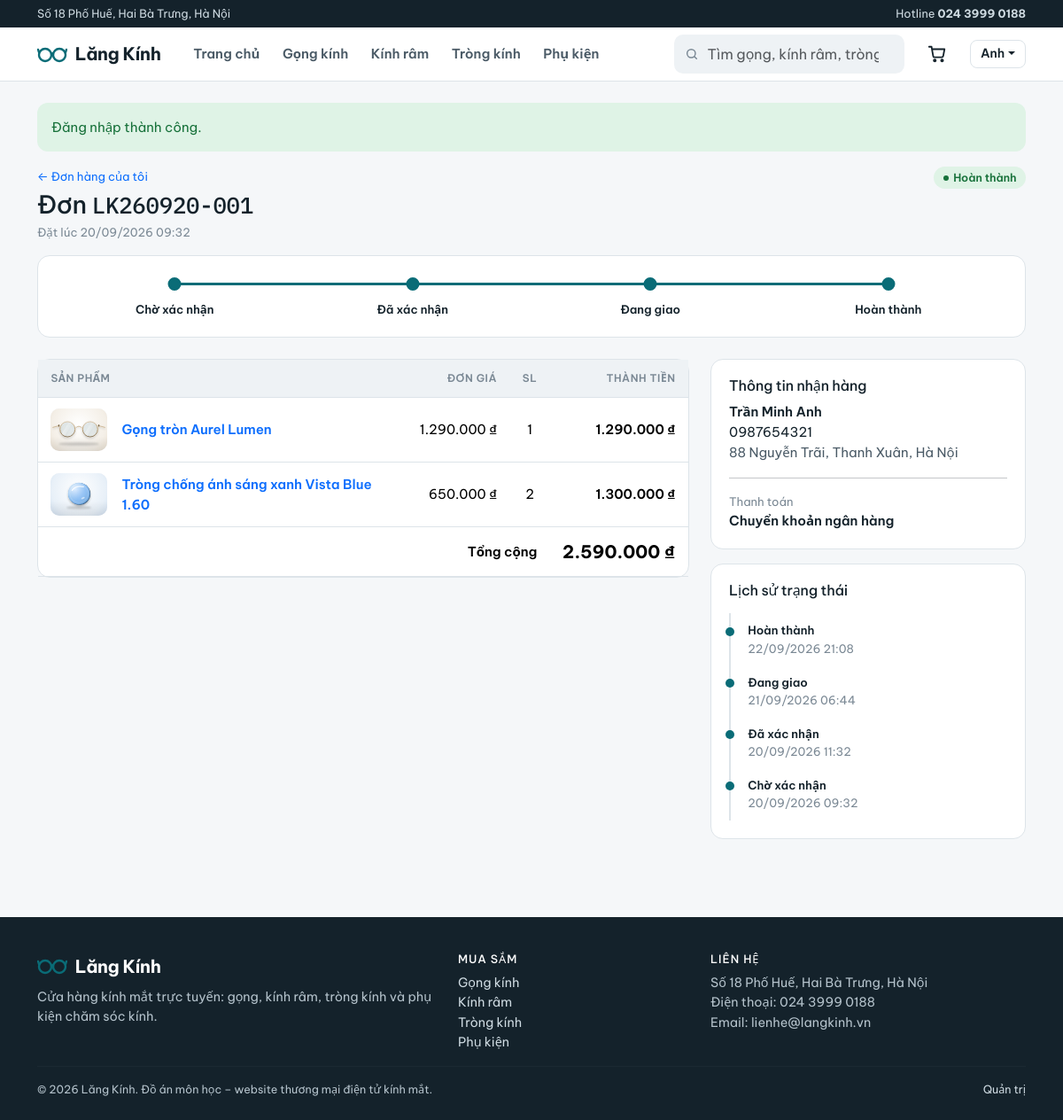
Screenshot of /public/don-hang/1 (signed in) with the database file from the repository.
### tables this page shows
CREATE TABLE categories (
  id          INT UNSIGNED NOT NULL AUTO_INCREMENT,
  name        VARCHAR(100) NOT NULL,
  description VARCHAR(255) NOT NULL DEFAULT '',
  status      ENUM('visible','hidden') NOT NULL DEFAULT 'visible',
  created_at  DATETIME NOT NULL DEFAULT CURRENT_TIMESTAMP,
  PRIMARY KEY (id),
  UNIQUE KEY uq_categories_name (name)
);

CREATE TABLE users (
  id            INT UNSIGNED NOT NULL AUTO_INCREMENT,
  name          VARCHAR(100) NOT NULL,
  email         VARCHAR(150) NOT NULL,
  phone         VARCHAR(20)  NOT NULL DEFAULT '',
  address       VARCHAR(255) NOT NULL DEFAULT '',
  password_hash VARCHAR(255) NOT NULL,                        
  role          ENUM('customer','admin') NOT NULL DEFAULT 'customer',
  status        ENUM('active','locked')  NOT NULL DEFAULT 'active',
  created_at    DATETIME NOT NULL DEFAULT CURRENT_TIMESTAMP,
  updated_at    DATETIME NOT NULL DEFAULT CURRENT_TIMESTAMP ON UPDATE CURRENT_TIMESTAMP,
  PRIMARY KEY (id),
  UNIQUE KEY uq_users_email (email)
);

CREATE TABLE orders (
  id               INT UNSIGNED NOT NULL AUTO_INCREMENT,
  code             VARCHAR(20)  NOT NULL,                      
  user_id          INT UNSIGNED NOT NULL,
  receiver_name    VARCHAR(100) NOT NULL,
  receiver_phone   VARCHAR(20)  NOT NULL,
  receiver_address VARCHAR(255) NOT NULL,
  note             VARCHAR(500) NOT NULL DEFAULT '',
  payment_method   ENUM('cod','bank') NOT NULL DEFAULT 'cod',
  total_amount     DECIMAL(14,0) UNSIGNED NOT NULL,
  status           ENUM('pending','confirmed','shipping','done','cancelled') NOT NULL DEFAULT 'pending',
  created_at       DATETIME NOT NULL DEFAULT CURRENT_TIMESTAMP,
  updated_at       DATETIME NOT NULL DEFAULT CURRENT_TIMESTAMP ON UPDATE CURRENT_TIMESTAMP,
  PRIMARY KEY (id),
  UNIQUE KEY uq_orders_code (code),
  KEY idx_orders_user (user_id),
  KEY idx_orders_status_created (status, created_at),
  CONSTRAINT fk_orders_user FOREIGN KEY (user_id) REFERENCES users (id) ON DELETE RESTRICT
);

CREATE TABLE order_details (
  id           INT UNSIGNED NOT NULL AUTO_INCREMENT,
  order_id     INT UNSIGNED NOT NULL,
  product_id   INT UNSIGNED NOT NULL,
  product_name VARCHAR(200) NOT NULL,
  unit_price   DECIMAL(12,0) UNSIGNED NOT NULL,
  quantity     INT UNSIGNED NOT NULL,
  PRIMARY KEY (id),
  KEY idx_details_order (order_id),
  KEY idx_details_product (product_id),
  CONSTRAINT fk_details_order   FOREIGN KEY (order_id)   REFERENCES orders (id)   ON DELETE RESTRICT,
  CONSTRAINT fk_details_product FOREIGN KEY (product_id) REFERENCES products (id) ON DELETE RESTRICT
);

CREATE TABLE order_status_logs (
  id         INT UNSIGNED NOT NULL AUTO_INCREMENT,
  order_id   INT UNSIGNED NOT NULL,
  old_status ENUM('pending','confirmed','shipping','done','cancelled') NULL,
  new_status ENUM('pending','confirmed','shipping','done','cancelled') NOT NULL,
  changed_by INT UNSIGNED NOT NULL,
  changed_at DATETIME NOT NULL DEFAULT CURRENT_TIMESTAMP,
  PRIMARY KEY (id),
  KEY idx_logs_order (order_id),
  CONSTRAINT fk_logs_order FOREIGN KEY (order_id)   REFERENCES orders (id) ON DELETE RESTRICT,
  CONSTRAINT fk_logs_user  FOREIGN KEY (changed_by) REFERENCES users (id)  ON DELETE RESTRICT
);

### app/views/account/order_show.php (the view, shortened to what the rows shown need)
<?php
$flow = ['pending', 'confirmed', 'shipping', 'done'];
$cancelled = $o['status'] === 'cancelled';
$reached = array_column($logs, 'new_status');
?>
<div class="d-flex justify-content-between align-items-start flex-wrap gap-2 mb-3">
  <div>
    <a class="small" href="<?= url('/don-hang') ?>">← Đơn hàng của tôi</a>
    <h1 class="h3 mb-1 mt-1">Đơn <span class="mono"><?= e($o['code']) ?></span></h1>
    <div class="text-mute small">Đặt lúc <?= fdatetime($o['created_at']) ?></div>
  </div>
  <div><?= status_pill($o['status']) ?></div>
</div>
<div class="lk-card lk-card-pad mb-4">
  <ol class="steps">
    <?php foreach ($flow as $s):
        $cls = in_array($s, $reached, true) && !($cancelled && $s !== 'pending') ? 'done' : '';
        if ($cancelled && $s === 'pending') { $cls = 'done'; } ?>
      <li class="<?= $cls ?>"><?= e(Order::STATUS[$s]) ?></li>
    <?php endforeach; ?>
  </ol>
</div>
<div class="row g-4">
  <div class="col-lg-8">
    <div class="lk-card mb-4">
      <div class="table-wrap">
        <table class="table">
          <thead><tr><th>Sản phẩm</th><th class="text-end">Đơn giá</th><th class="text-center">SL</th><th class="text-end">Thành tiền</th></tr></thead>
          <tbody>
          <?php foreach ($items as $it): ?>
            <tr>
              <td>
                <div class="d-flex gap-3 align-items-center">
                  <img class="cart-img" style="width:64px" src="<?= e(product_img($it['image'])) ?>" alt="">
                  <a class="fw-semibold" href="<?= url('/san-pham/' . $it['product_id']) ?>"><?= e($it['product_name']) ?></a>
                </div>
              </td>
              <td class="text-end num"><?= vnd($it['unit_price']) ?></td>
              <td class="text-center"><?= (int)$it['quantity'] ?></td>
              <td class="text-end num fw-semibold"><?= vnd($it['unit_price'] * $it['quantity']) ?></td>
            </tr>
          <?php endforeach; ?>
          </tbody>
          <tfoot>
            <tr><td colspan="3" class="text-end fw-semibold">Tổng cộng</td><td class="text-end num fw-bold fs-5"><?= vnd($o['total_amount']) ?></td></tr>
          </tfoot>
        </table>
      </div>
    </div>
  </div>
  <div class="col-lg-4">
    <div class="lk-card lk-card-pad mb-3">
      <h2 class="h6">Thông tin nhận hàng</h2>
      <div class="fw-semibold"><?= e($o['receiver_name']) ?></div>
      <div><?= e($o['receiver_phone']) ?></div>
      <div class="text-ink2"><?= e($o['receiver_address']) ?></div>
      <hr>
      <div class="small text-mute">Thanh toán</div>
      <div class="fw-semibold"><?= e(Order::PAY[$o['payment_method']] ?? '') ?></div>
    </div>
    <div class="lk-card lk-card-pad">
      <h2 class="h6 mb-3">Lịch sử trạng thái</h2>
      <ul class="log-list">
        <?php foreach (array_reverse($logs) as $l): ?>
          <li>
            <div class="fw-semibold small"><?= e(Order::STATUS[$l['new_status']]) ?></div>
            <div class="small text-mute"><?= fdatetime($l['changed_at']) ?></div>
          </li>
        <?php endforeach; ?>
      </ul>
    </div>
  </div>
</div>

### app/core/helpers.php (shortened to what the rows shown need)
<?php
function e($value): string
{
    return htmlspecialchars((string)($value ?? ''), ENT_QUOTES | ENT_SUBSTITUTE, 'UTF-8');
}
function base_path(): string
{
    static $base = null;
    if ($base !== null) {
        return $base;
    }
    $cfg = config('app.base_path');
    $docRoot = isset($_SERVER['DOCUMENT_ROOT']) ? realpath($_SERVER['DOCUMENT_ROOT']) : false;
    $pub = realpath(PUBLIC_PATH);
    if ($docRoot && $pub && strpos($pub, $docRoot) === 0) {
        $base = str_replace('\\', '/', substr($pub, strlen($docRoot)));
    } else {
        $base = rtrim(str_replace('\\', '/', dirname($_SERVER['SCRIPT_NAME'] ?? '')), '/');
    }
    return $base = rtrim($base, '/');
}
function request_path(): string
{
    $path = rawurldecode((string)parse_url($_SERVER['REQUEST_URI'] ?? '/', PHP_URL_PATH));
    $base = base_path();
    if ($base !== '' && strpos($path, $base) === 0) {
        $path = substr($path, strlen($base));
    }
    $path = '/' . trim($path, '/');
    return $path;
}
function url(string $path = '/', array $query = []): string
{
    $u = base_path() . '/' . ltrim($path, '/');
    $u = rtrim($u, '/') === '' ? '/' : $u;
    if ($query) {
        $query = array_filter($query, fn($v) => $v !== '' && $v !== null);
        if ($query) {
            $u .= '?' . http_build_query($query);
        }
    }
    return $u;
}
function asset(string $path): string
{
    return base_path() . '/' . ltrim($path, '/');
}
function product_img(?string $file): string
{
    return $file ? asset(config('upload.dir') . '/' . $file) : asset('assets/img/no-image.svg');
}
function vnd($n): string
{
    return number_format((float)$n, 0, ',', '.') . ' ₫';
}
function fdatetime(?string $dt): string
{
    return $dt ? date('d/m/Y H:i', strtotime($dt)) : '';
}
function input(string $key, $default = ''): string
{
    $v = $_POST[$key] ?? $_GET[$key] ?? $default;
    return is_array($v) ? '' : trim((string)$v);
}
function status_pill(string $status): string
{
    $cls = Order::PILL[$status] ?? 'pill-mute';
    return '<span class="pill ' . $cls . '">' . e(Order::STATUS[$status] ?? $status) . '</span>';
}

### app/core/Router.php (shortened to what the rows shown need)
<?php
final class Router
{
    private array $routes = [];
    private function add(string $method, string $pattern, string $handler, array $mw): void
    {
        $this->routes[] = compact('method', 'regex', 'handler', 'mw');
    }
    public function dispatch(string $method, string $path): void
    {
        foreach ($this->routes as $r) {
            if (!preg_match($r['regex'], $path, $m)) {
                continue;
            }
            foreach ($r['mw'] as $mw) {
                $this->runMiddleware($mw);
            }
            [$class, $action] = explode('@', $r['handler']);
            $params = array_map('intval', array_filter($m, 'is_string', ARRAY_FILTER_USE_KEY));
            (new $class())->$action(...array_values($params));
            return;
        }
    }
    private function runMiddleware(string $mw): void
    {
        switch ($mw) {
            case 'auth':
                if (!Auth::check() || Auth::isAdmin()) {
                    flash('warn', 'Vui lòng đăng nhập để tiếp tục.');
                    $_SESSION['intended'] = $_SERVER['REQUEST_METHOD'] === 'GET' ? request_path() : '/gio-hang';
                    redirect('/dang-nhap');
                }
                break;
        }
    }
}

### app/views/layouts/main.php (shortened to what the rows shown need)
<?php
$path = request_path();
$user = Auth::user();
$nav = [['/', 'Trang chủ']];
foreach (Category::visible() as $c) {
    $nav[] = ['/san-pham?category=' . $c['id'], $c['name'], (int)$c['id']];
}
$curCat = input_int('category');
?>
<!doctype html>
<html lang="vi">
<head>
  <?php require APP_PATH . '/views/partials/head.php'; ?>
</head>
<body>
<div class="topbar d-none d-md-block">
  <div class="container d-flex justify-content-between">
    <span><?= e(config('shop.address')) ?></span>
    <span>Hotline <a href="tel:<?= e(preg_replace('/\s/', '', config('shop.phone'))) ?>"><strong><?= e(config('shop.phone')) ?></strong></a></span>
  </div>
</div>
<header class="site-header">
  <div class="container py-2 d-flex align-items-center gap-2 gap-lg-3 flex-wrap flex-xl-nowrap">
    <a class="brand" href="<?= url('/') ?>"><?php require APP_PATH . '/views/partials/logo.php'; ?> <?= e(config('shop.name')) ?></a>
    <nav class="nav-main d-none d-lg-flex ms-2" aria-label="Danh mục">
      <?php foreach ($nav as $n):
          $active = isset($n[2]) ? ($path === '/san-pham' && $curCat === $n[2]) : ($path === '/'); ?>
        <a href="<?= url($n[0]) ?>" class="<?= $active ? 'active' : '' ?>"><?= e($n[1]) ?></a>
      <?php endforeach; ?>
    </nav>
    <form class="search-box ms-auto" action="<?= url('/san-pham') ?>" method="get" role="search">
      <svg width="16" height="16" viewBox="0 0 24 24" fill="none" stroke="currentColor" stroke-width="2.2" stroke-linecap="round"><circle cx="11" cy="11" r="7"/><path d="m20 20-3.5-3.5"/></svg>
      <input class="form-control" type="search" name="q" value="<?= e(input('q')) ?>" placeholder="Tìm gọng, kính râm, tròng…" aria-label="Tìm kiếm">
    </form>
    <a class="cart-link" href="<?= url('/gio-hang') ?>" aria-label="Giỏ hàng">
      <svg width="22" height="22" viewBox="0 0 24 24" fill="none" stroke="currentColor" stroke-width="2" stroke-linecap="round" stroke-linejoin="round"><path d="M6 6h15l-1.6 8.4a2 2 0 0 1-2 1.6H9a2 2 0 0 1-2-1.6L5 3H2"/><circle cx="9" cy="20" r="1.2"/><circle cx="18" cy="20" r="1.2"/></svg>
    </a>
    <?php if ($user): ?>
      <div class="dropdown">
        <button class="btn btn-ghost btn-sm dropdown-toggle" data-bs-toggle="dropdown" type="button"><?= e(mb_substr(trim(strrchr(' ' . $user['name'], ' ')), 0, 18)) ?></button>
      </div>
    <?php else: ?>
      <a class="btn btn-ghost btn-sm" href="<?= url('/dang-nhap') ?>">Đăng nhập</a>
      <a class="btn btn-primary btn-sm d-none d-sm-inline-block" href="<?= url('/dang-ky') ?>">Đăng ký</a>
    <?php endif; ?>
  </div>
</header>
<main class="container py-4">
  <?php require APP_PATH . '/views/partials/flash.php'; ?>
  <?= $content ?>
</main>
<footer class="site-footer">
  <div class="container">
    <div class="row g-4">
      <div class="col-md-5">
        <div class="brand text-white mb-2"><?php require APP_PATH . '/views/partials/logo.php'; ?> <?= e(config('shop.name')) ?></div>
        <p class="mb-0">Cửa hàng kính mắt trực tuyến: gọng, kính râm, tròng kính và phụ kiện chăm sóc kính.</p>
      </div>
      <div class="col-6 col-md-3">
        <h6>Mua sắm</h6>
        <ul class="list-unstyled mb-0">
          <?php foreach (Category::visible() as $c): ?>
            <li><a href="<?= url('/san-pham', ['category' => $c['id']]) ?>"><?= e($c['name']) ?></a></li>
          <?php endforeach; ?>
        </ul>
      </div>
      <div class="col-6 col-md-4">
        <h6>Liên hệ</h6>
        <div><?= e(config('shop.address')) ?></div>
        <div>Điện thoại: <?= e(config('shop.phone')) ?></div>
        <div>Email: <?= e(config('shop.email')) ?></div>
      </div>
    </div>
    <hr style="border-color:rgba(255,255,255,.12)">
    <div class="d-flex justify-content-between flex-wrap gap-2 small">
      <span>© <?= date('Y') ?> <?= e(config('shop.name')) ?>. Đồ án môn học – website thương mại điện tử kính mắt.</span>
      <a href="<?= url('/admin/dang-nhap') ?>">Quản trị</a>
    </div>
  </div>
</footer>
</body>
</html>

### rows the page displays
categories: name "Gọng kính"
categories: name "Kính râm"
categories: name "Tròng kính"
categories: name "Phụ kiện"
users: name "Anh"
orders: code "LK260920-001", created_at "20/09/2026 09:32", status "Hoàn thành", total_amount "2.590.000 ₫", receiver_name "Trần Minh Anh", receiver_phone "0987654321", receiver_address "88 Nguyễn Trãi, Thanh Xuân, Hà Nội", payment_method "Chuyển khoản ngân hàng"
order_details: shows a picture, product_name "Gọng tròn Aurel Lumen", unit_price "1.290.000 ₫", quantity "1", vnd($it['unit_price'] * $it['quantity']) "1.290.000 ₫"
order_details: shows a picture, product_name "Tròng chống ánh sáng xanh Vista Blue 1.60", unit_price "650.000 ₫", quantity "2", vnd($it['unit_price'] * $it['quantity']) "1.300.000 ₫"
order_status_logs: new_status "Hoàn thành", changed_at "22/09/2026 21:08"
order_status_logs: new_status "Đang giao", changed_at "21/09/2026 06:44"
order_status_logs: new_status "Đã xác nhận", changed_at "20/09/2026 11:32"
order_status_logs: new_status "Chờ xác nhận", changed_at "20/09/2026 09:32"

### other values shown
$n[1] "Trang chủ"
$f['msg'] "Đăng nhập thành công."
Order::STATUS[$s] "Chờ xác nhận"
Order::STATUS[$s] "Đã xác nhận"
Order::STATUS[$s] "Đang giao"
Order::STATUS[$s] "Hoàn thành"
